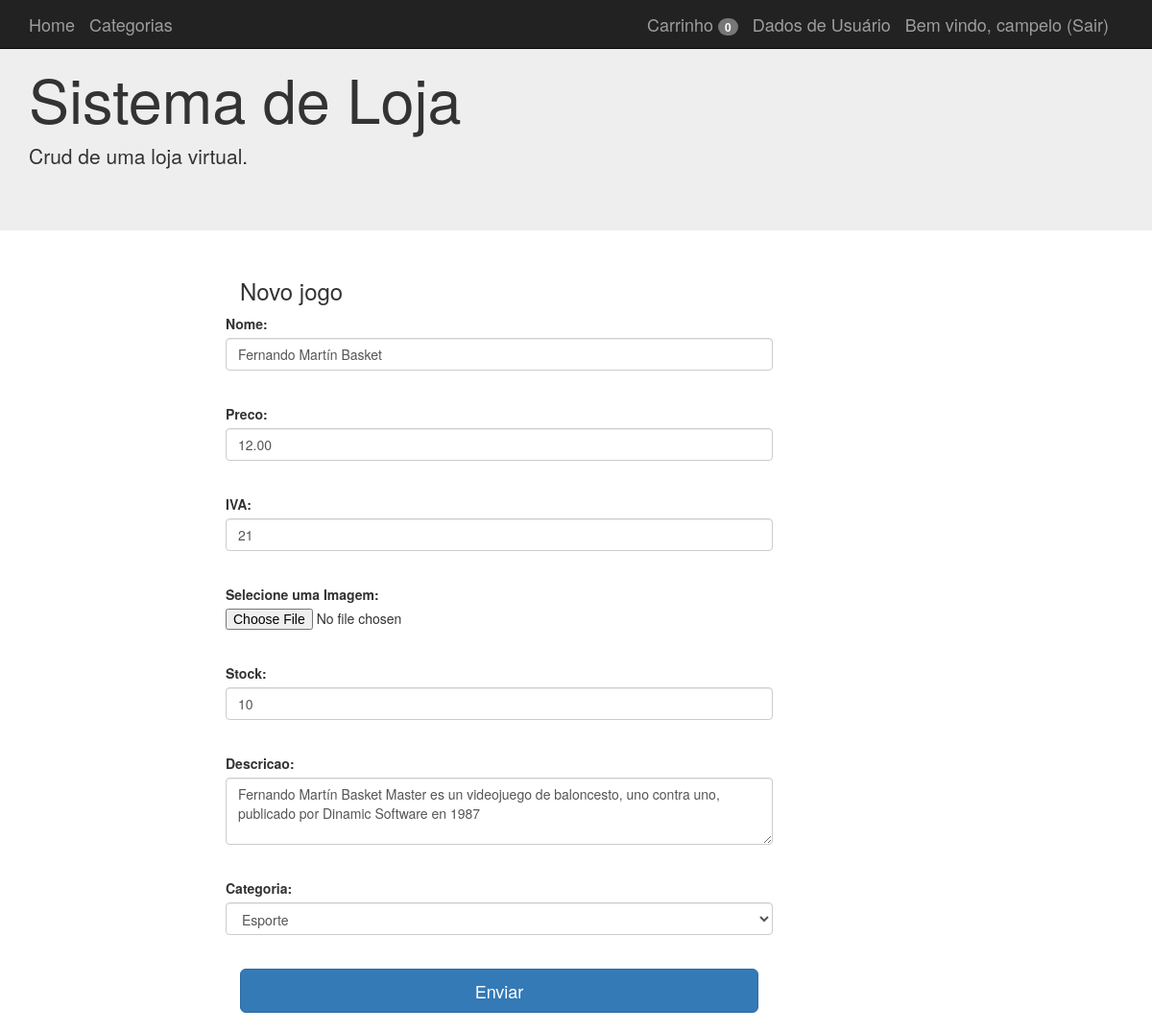
Screenshot of /artigos/1/edit (signed in) with the database file from the repository.
### aplicacao/model.py (models this page shows, shortened)
class Usuarios(db.Model):
    __tablename__ = 'usuarios'
    id = Column(Integer, primary_key=True)
    username = Column(String(100), nullable=False)
    password_hash = Column(String(128), nullable=False)
    nome = Column(String(200), nullable=False)
    email = Column(String(200), nullable=False)
    admin = Column(Boolean, default=False)
    @property
    def password(self):
        return AttributeError('Senha não e um atributo legível')
    def is_admin(self):
        return self.admin

class Artigos(db.Model):
    __tablename__ = 'artigos'
    id = Column(Integer, primary_key=True)
    nome = Column(String(100), nullable=False)
    preco = Column(Float, default=0)
    iva = Column(Integer, default=21)
    descricao = Column(String(255))
    image = Column(String(255))
    stock = Column(Integer, default=0)
    CategoriaId = Column(Integer, ForeignKey('categorias.id'), nullable=False)
    categoria = relationship("Categorias", backref="Artigos")

### aplicacao/app.py (the view, shortened to what this page needs)
@app.route('/artigos/<id>/edit', methods=["GET", "POST"])
@login_required
def artigos_edit(id):
    if not current_user.is_admin():
        abort(404)
    art = Artigos.query.get(id)
    if art is None:
        abort(404)
    form = FormArtigo(obj=art)
    cat = [(c.id, c.nome) for c in Categorias.query.all()[1:]]
    form.CategoriaId.choices = cat
    return render_template('artigos_new.html', form=form)

### aplicacao/forms.py
class FormArtigo(FlaskForm):
    nome = StringField("Nome:", validators=[InputRequired("Adicione o nome!")])
    preco = DecimalField("Preco:", default=0, validators=[InputRequired("Adicione o preco!")])
    iva = IntegerField("IVA:", default=21, validators=[InputRequired("Adicione IVA!")])
    descricao = TextAreaField("Descricao:")
    foto = FileField("Selecione uma Imagem:")
    stock = IntegerField("Stock:", default=21, validators=[InputRequired("Adicione um valor")])
    CategoriaId = SelectField("Categoria:", coerce=int)
    submit = SubmitField('Enviar')

### aplicacao/app.py (called while the page is built)
@login_manager.user_loader
def load_user(user_id):
    return Usuarios.query.get(int(user_id))

@app.context_processor
def conta_carrinho():
    if not current_user.is_authenticated:
        return {'numero_do_artigo': 0}
    if request.cookies.get(str(current_user.id)) is None:
        return {'numero_do_artigo': 0}
    else:
        dados = json.loads(request.cookies.get(str(current_user.id)))
        return {'numero_do_artigo': len(dados)}

### aplicacao/templates/artigos_new.html (shortened to what this page needs)
{% extends "base.html" %}
{% block conteudo %}
<link rel="stylesheet" href="{{url_for('static', filename='css/artigo.css')}}">
<div class="container">
  <div class="col-md-2"></div>
  <div class="col-md-6">
    <h3>Novo jogo</h3>
      <form class="form-horizontal" method="post" enctype="multipart/form-data">
        <div class="form-group">
          {{form.nome.label() }}{{form.nome(size="100",class="form-control")}}<br/>
        </div>
        <div class="form-group">
          {{form.preco.label() }}{{form.preco(size="10",class="form-control")}}<br/>
        </div>
        <div class="form-group">
          {{form.iva.label() }}{{form.iva(size="10",class="form-control")}}<br/>
        </div>
        <div class="form-group">
          {{form.foto.label() }}{{form.foto()}}<br/>
        </div>
        <div class="form-group">
          {{form.stock.label() }}{{form.stock(size="10",class="form-control")}}<br/>
        </div>
        <div class="form-group">
          {{form.descricao.label() }}<br/>{{form.descricao(rows="20",cols="0",class="form-control")}}<br/>
        </div>
        <div class="form-group">
          {{form.CategoriaId.label() }}{{form.CategoriaId(class="form-control")}}<br/>
        </div>
          {{form.submit(class="btn btn-lg btn-primary btn-block")}}
    </form>
    <br/>
  </div>
</div>
{% endblock %}

### aplicacao/templates/base.html (shortened to what this page needs)
{% extends "bootstrap/base.html" %}
{% block navbar %}
<nav class="navbar navbar-inverse navbar-fixed-top">
      <div class="container">
        <div class="navbar-header">
          <a class="navbar-brand" href="/">Home</a>
          <a class="navbar-brand" href="{{url_for('categorias')}}">Categorias</a>
        </div>
      <div id="navbar" class="navbar-collapse collapse navbar-right">
        {% if current_user.is_authenticated %}
          <a class="navbar-brand " href="/carrinho"> Carrinho <span class="badge">{{numero_do_artigo}} </span></a>
          <a class="navbar-brand" href="/perfil/{{ current_user.username }}"> Dados de Usuário</a>
          <a class="navbar-brand" href="/logout">Bem vindo, {{current_user.username}} (Sair)</a>
        {% else %}
          <a class="navbar-brand" href="/login">Login</a>
          <a class="navbar-brand" href="/registro">Registrar</a>
        {% endif %}
      </div>
    </div>
    </nav>
    <div class="jumbotron">
      <div class="container">
        <h1>Sistema de Loja</h1>
        <p>Crud de uma loja virtual.</p>
      </div>
    </div>
{% endblock %}
{% block content %}
<div class="container-fluid">
  <div class="row">
  	<div class="container">
	    {% block conteudo %}{% endblock %}
  	</div>
  </div>
</div>
{% endblock %}

### aplicacao/static/css/artigo.css (style rules this page uses)
textarea.form-control { height: 70px; }

### rows the page displays
Usuarios: username "campelo"
Artigos: nome "Fernando Martín Basket", preco "12.00", iva "21", stock "10", descricao "Fernando Martín Basket Master es un videojuego de baloncesto, uno contra uno, publicado por Dinamic Software en 1987", CategoriaId "Esporte"

### other values shown
{{ numero_do_artigo }} "0"
